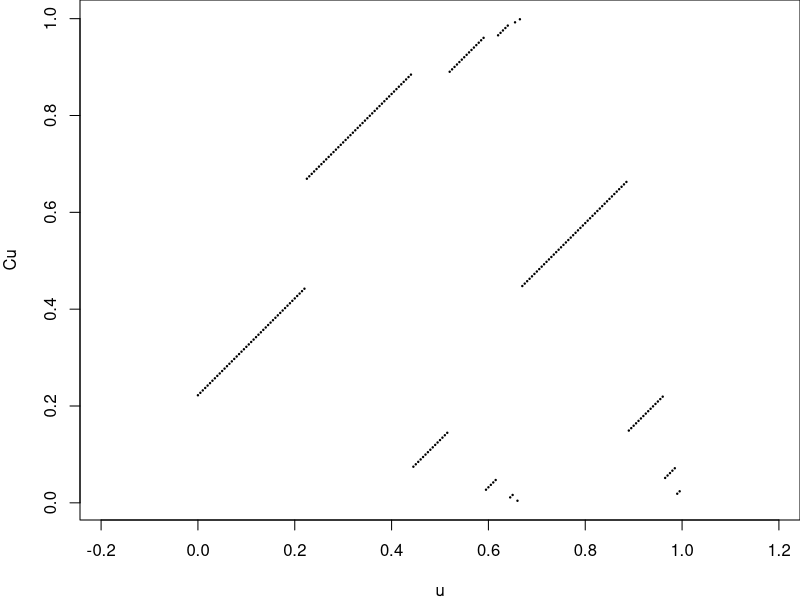

The R source for this figure:
## ---- chunk 1
knitr::opts_chunk$set(echo = TRUE, fig.path="./assets/fig/ChaconMap-")
fscale <- 1
## ---- chunk 2
Chacon <- function(x){ 
  n <- 1L
  while(3L^(n+1L)*x >= 3L^(n+1L) - 1L) n <- n+1L 
  while(3L^(n+1L)*x >= 2L*3L^n - 2L && 3L*x < 2L) n <- n+1L
  i <- 1L; A <- c(0L, 2L, 6L, 4L)/9L
  if((3^(n+1)-1)/2 > 2^31-1) stop("there's a too long vector")
  while(i < n){
    A <- c(A, A + 2L/3L^(i+2L), 1L - 1L/3L^(i+1L), A + 4L/3L^(i+2L))
    i <- i+1L
  }
  dists <- x-A
  j <- which(dists >= 0 & 3L^(n+1L)*dists < 2)
  return(A[j+1L]+dists[j]) 
}
## ---- chunk 3
par(mar=c(4,4,0,0))
u <- seq(0, 0.995, by=.005) 
Cu <- sapply(u, Chacon)
plot(u, Cu, pch=19, cex=0.2, asp=1, xlim=c(0,1), pty="s")
